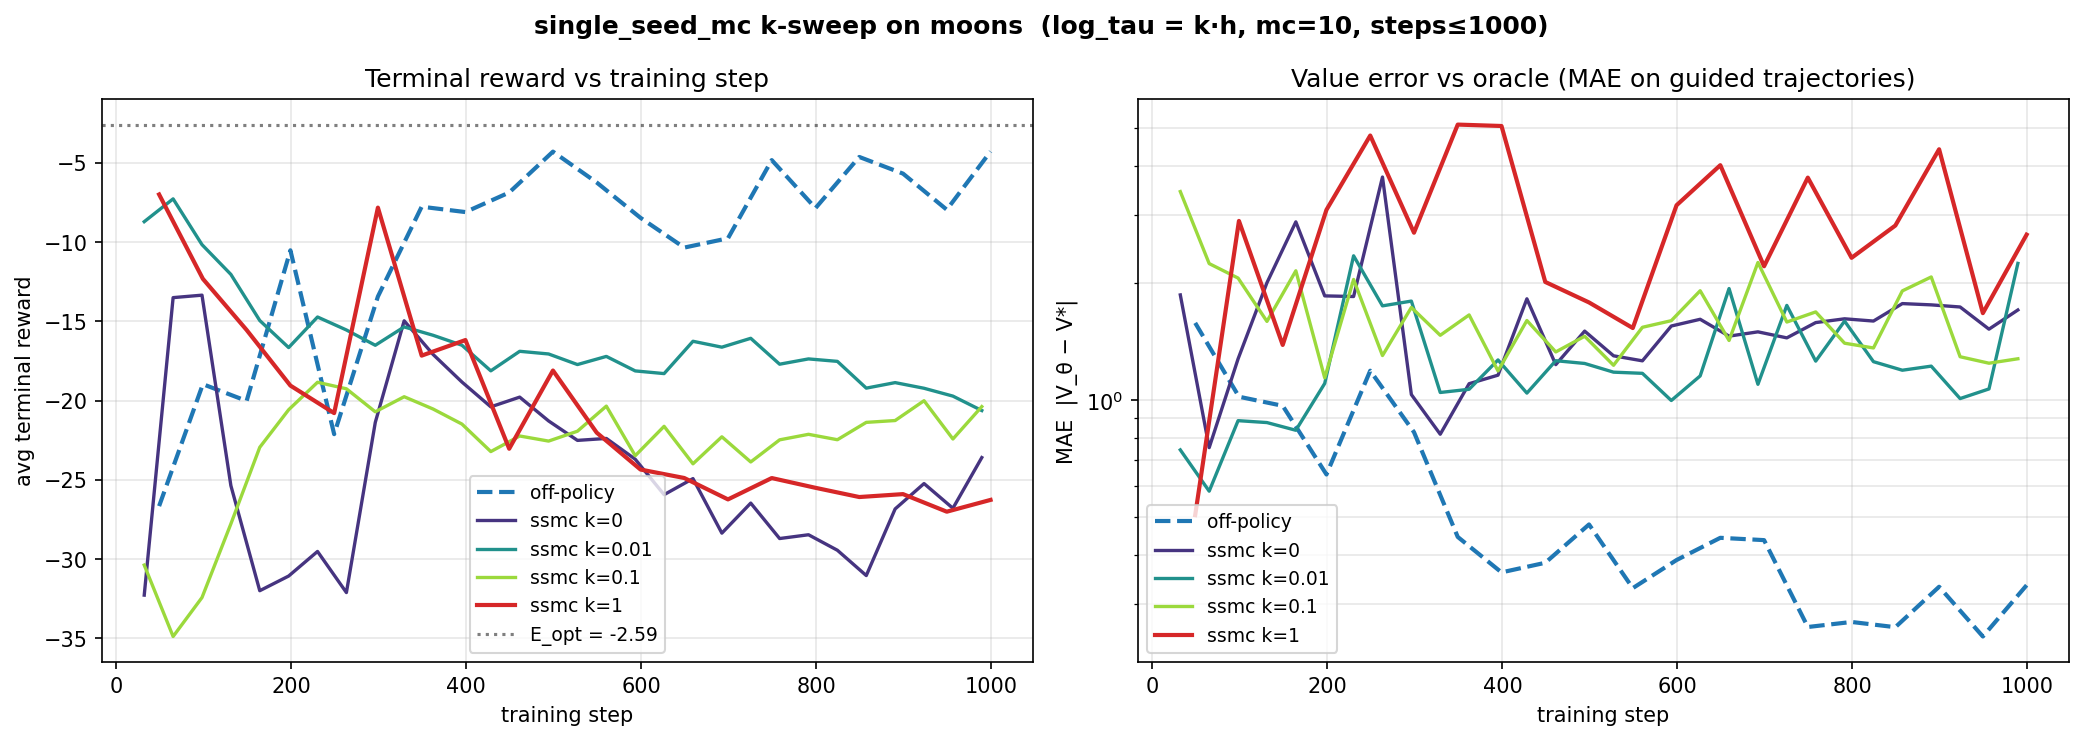

Reproduce this figure in Python.
#!/usr/bin/env python3
"""Geometric k-sweep for single_seed_mc on moons (log_tau = k * h).

Configs (all 1000 steps, BS=256, lr=1e-3, mc=10, n_steps=100):
  - off-policy baseline       (REUSED from lightning_logs/ssmc_vs_offpolicy/offpolicy)
  - single_seed_mc, k = 0.0   (NEW;  log_tau = 0  → uniform SMC weights)
  - single_seed_mc, k = 0.01  (NEW)
  - single_seed_mc, k = 0.1   (NEW)
  - single_seed_mc, k = 1.0   (REUSED from lightning_logs/ssmc_vs_offpolicy/single_seed_mc)

Reused runs are read from prior CSVs and plotted truncated at step ≤ 1000.
"""

import gc
import json
import os
import shutil
import time
from functools import partial
from math import ceil, sqrt

import matplotlib
matplotlib.use("Agg")
import matplotlib.pyplot as plt
import numpy as np
import pandas as pd
import torch
import torch.nn as nn
from einops import reduce
from sklearn.datasets import make_moons
from sklearn.mixture import GaussianMixture
from sklearn.preprocessing import StandardScaler
from torch.utils.data import DataLoader, TensorDataset

import lightning as L
from lightning.pytorch.callbacks import Callback, ModelCheckpoint
from lightning.pytorch.loggers import CSVLogger

from diffusion_rl.models.on_policy import OnPolicySMCDataset, OnPolicyValue
from diffusion_rl.modules.resnet_mlp import ValueNetwork


# ── Moons setup (matches ssmc_vs_offpolicy_sweep) ──────────────────────────
X, _ = make_moons(n_samples=10_000, noise=0.05, random_state=42)
scaler = StandardScaler()
X = scaler.fit_transform(X)
clf = GaussianMixture(n_components=100, covariance_type="spherical")
clf.fit(X)

_means = torch.from_numpy(clf.means_).double()
_sigma2 = torch.from_numpy(clf.covariances_).double()
_weights = torch.from_numpy(clf.weights_).double()
_sigmas = torch.sqrt(_sigma2)[:, None]
_weights_col = _weights[:, None]

D = 2
a = 1.0
c = torch.tensor([1.0, 0.0])
means_np = clf.means_
sigmas_np = np.sqrt(clf.covariances_)
weights_np = clf.weights_


class AV(nn.Module):
    def __init__(self, means, sigma2, weights, a=1.0, c_=None, D_=2):
        super().__init__()
        if c_ is None:
            c_ = torch.tensor([1.0, 0.0])
        self.register_buffer("means", means.float())
        self.register_buffer("sigma2", sigma2.float())
        self.register_buffer("weights", weights.float())
        self.a = a
        self.D = D_
        self.register_buffer("c", c_.float())

    def _log_Z(self, m, v):
        cc = self.c.double()
        d = 1 + 20 * v
        return (
            -self.D / 2 * torch.log(d)
            + (
                -10 * (m**2).sum(-1)
                + 20 * (m * cc).sum(-1)
                + 200 * v * (cc**2).sum()
            )
            / d
            - 10 * (cc**2).sum()
        )

    def forward(self, x, t):
        x = x.double()
        t = t.double().reshape(-1)
        if t.numel() == 1:
            t = t.expand(x.shape[0])
        t_ = t[:, None]
        m = self.means.double()
        s2 = self.sigma2.double()
        w = self.weights.double()
        dk = t_ * s2[None, :] + 2 * self.a * (1 - t_)
        mm = t_[:, :, None] * m[None, :, :]
        d2 = ((x[:, None, :] - mm) ** 2).sum(-1)
        ts = t_ + 1e-40
        lg = -self.D / 2 * torch.log(2 * torch.pi * ts * dk) - d2 / (2 * ts * dk)
        lw = torch.log(w)[None, :]
        lpw = lw + lg - torch.logsumexp(lw + lg, dim=1, keepdim=True)
        tV = 2 * self.a * (1 - t_) * s2[None, :] / dk
        tmu = (
            s2[None, :, None] * x[:, None, :]
            + 2 * self.a * (1 - t_)[:, :, None] * m[None, :, :]
        ) / dk[:, :, None]
        return torch.logsumexp(lpw + self._log_Z(tmu, tV), dim=1).float()


_avm = AV(_means, _sigma2, _weights, a=a, c_=c, D_=D)


def anal_fn(x, t):
    return _avm(x.cpu(), t.cpu()).to(x.device)


def gmm_drift(xt, ts, a_):
    ts = ts.reshape(-1, 1)
    xt_ = xt[..., None]
    means_ = _means.float().to(xt).T[None, ...]
    ts_ = ts[..., None]
    sigmas_ = _sigmas.float().to(xt).T
    weights_ = _weights_col.float().to(xt).T
    denom = 2 * a_ * (1 - ts) + ts * sigmas_**2
    le = -reduce((xt_ - means_ * ts_) ** 2, "n d m -> n m", "sum") / (2 * ts * denom)
    lsf = torch.log(2 * a_ * (1 - ts) / denom) * D / 2
    lrw = torch.log(weights_) + le + lsf
    lw = lrw - torch.logsumexp(lrw, dim=1, keepdim=True)
    lw = torch.where((ts == 0), torch.log(weights_), lw)
    nm = (2 * a_ * (1 - ts_) * means_ + xt_ * sigmas_[None, ...] ** 2) / denom[:, None, :]
    us = (nm - xt[:, :, None]) / (1 - ts[..., None])
    return reduce(torch.exp(lw)[:, None, :] * us, "n d m -> n d", "sum")


DEVICE = "mps" if torch.backends.mps.is_available() else "cpu"


def base_drift(x, t):
    return gmm_drift(x, t if t.ndim >= 1 else t.unsqueeze(0), a).to(dtype=torch.float)


def reward_fn(x):
    return -10 * (x - c.to(x)).square().sum(dim=1)


def make_log_tau(k):
    """Return log_tau(x, t) = k * h(x).  k=0 collapses to constant zero."""
    if k == 0.0:
        def _zero(x, t):
            return torch.zeros(x.shape[0], dtype=x.dtype, device=x.device)
        return _zero

    def _scaled(x, t):
        return k * reward_fn(x)
    return _scaled


def gmm_sample(n):
    k = np.random.choice(len(weights_np), size=n, p=weights_np)
    return means_np[k] + sigmas_np[k, np.newaxis] * np.random.randn(n, D)


with open("experiments/common/analytical_target.json") as f:
    _at = json.load(f)
E_OPT = _at["E_opt"]

all_rewards = reward_fn(torch.from_numpy(X).float())
max_r = all_rewards.max()
bias_val = (
    torch.log(torch.mean(torch.exp(all_rewards - max_r))) + max_r
).item()


# ── Config ─────────────────────────────────────────────────────────────────
LOG_DIR = "lightning_logs/ssmc_k_sweep"
CKPT_DIR = "checkpoints/ssmc_k_sweep"

# Reused (from earlier 3000-step run; we truncate to step ≤ 1000 for the plot).
PRIOR_OFF_CSV = "lightning_logs/ssmc_vs_offpolicy/offpolicy/version_0/metrics.csv"
PRIOR_K1_CSV = "lightning_logs/ssmc_vs_offpolicy/single_seed_mc/version_0/metrics.csv"

TOTAL_STEPS = 1000
BS = 256
LR = 1e-3
EMA_DECAY = 0.999
N_STEPS = 100
MC_SAMPLES = 10
OFF_POLICY_FRAC = 0.0
DS_BATCH_ON = max(1, ceil(32 / MC_SAMPLES))

K_GRID_NEW = [0.0, 0.01, 0.1]   # new runs;  k=1 reused from prior

val_loader = DataLoader(TensorDataset(torch.zeros(1)), batch_size=1)


# ── Trajectory MAE callback ────────────────────────────────────────────────
class TrajCB(Callback):
    def __init__(self, af, n=256, ns=N_STEPS):
        super().__init__()
        self.af = af
        self.n = n
        self.ns = ns

    def on_validation_batch_end(self, trainer, pl, outputs, batch, bi):
        if bi > 0:
            return
        dim = pl.hparams.dim
        dev = pl.device
        n = self.n
        dt = 1.0 / self.ns
        for beta, label in [(0, "base"), (1, "guided")]:
            x = torch.zeros(n, dim, device=dev)
            ax, at = [x], [torch.zeros(n, device=dev)]
            dfn = partial(pl.drift, beta=beta)
            for st in torch.linspace(0, 1, self.ns + 1, device=dev)[:-1]:
                tv = st.expand(n)
                dx = dfn(x, tv) * dt
                db = sqrt(2 * pl.a * dt) * torch.randn_like(x)
                x = x + dx + db
                ax.append(x)
                at.append(torch.full((n,), float(st) + dt, device=dev))
            ax = torch.cat(ax)
            at = torch.cat(at)
            with torch.no_grad():
                vp = pl.value_module(ax, at)
                va = self.af(ax, at)
            err = vp - va
            pl.log(f"traj_avg_mae_{label}", err.abs().mean(), prog_bar=False)


# ── Run new SSMC configs ───────────────────────────────────────────────────
print(f"E_OPT = {E_OPT:.4f}")
print(f"Device: {DEVICE}")
print(f"BS={BS}  LR={LR}  TOTAL_STEPS={TOTAL_STEPS}  N_STEPS={N_STEPS}")
print(f"single_seed_mc: mc={MC_SAMPLES}  off_policy_frac={OFF_POLICY_FRAC}")
print(f"k_new = {K_GRID_NEW};  k=1 reused from prior run")
print()

t_total0 = time.time()

for i, k in enumerate(K_GRID_NEW):
    name = f"ssmc_k{k:g}"
    csv_path = f"{LOG_DIR}/{name}/version_0/metrics.csv"

    if os.path.exists(csv_path):
        df = pd.read_csv(csv_path)
        val = df.dropna(subset=["val_reward_mean"])
        if len(val) > 0 and int(val["step"].max()) >= TOTAL_STEPS - 1:
            print(f"[{i + 1}/{len(K_GRID_NEW)}] {name}: already complete, skipping.")
            continue

    for v in range(3):
        p = f"{LOG_DIR}/{name}/version_{v}"
        if os.path.exists(p):
            shutil.rmtree(p)
    p = f"{CKPT_DIR}/{name}"
    if os.path.exists(p):
        shutil.rmtree(p)

    print(f"\n{'=' * 70}")
    print(f"  [{i + 1}/{len(K_GRID_NEW)}] {name}  (k = {k})")
    print(f"{'=' * 70}")

    t0 = time.time()
    vm = ValueNetwork(D, bias=bias_val)
    model = OnPolicyValue(
        base_score_module=base_drift,
        value_module=vm,
        reward_function=reward_fn,
        dim=D,
        a=a,
        lr=LR,
        loss_type="quad",
        analytical_value_fn=anal_fn,
        ema_decay=EMA_DECAY,
    )
    ds = OnPolicySMCDataset(
        dim=D,
        drift=base_drift,
        value=model.ema,
        smc_value=make_log_tau(k),
        reward=reward_fn,
        device=DEVICE,
        a=a,
        batch_size=DS_BATCH_ON,
        n_steps=N_STEPS,
        mc_samples_per_step=MC_SAMPLES,
        sampling_method="single_seed_mc",
        off_policy_frac=OFF_POLICY_FRAC,
        generating_function=gmm_sample,
    )
    loader = DataLoader(ds, batch_size=BS)
    tcb = TrajCB(anal_fn)
    ccb = ModelCheckpoint(
        dirpath=f"{CKPT_DIR}/{name}",
        save_last=True,
        save_top_k=1,
        monitor="val_reward_mean",
        mode="max",
        filename="best",
    )
    logger = CSVLogger(LOG_DIR, name=name, version=0)
    trainer = L.Trainer(
        max_steps=TOTAL_STEPS,
        val_check_interval=max(1, TOTAL_STEPS // 30),  # ~30 evals
        callbacks=[ccb, tcb],
        logger=logger,
        enable_checkpointing=True,
        enable_progress_bar=True,
    )
    trainer.fit(model, loader, val_dataloaders=val_loader)

    elapsed = (time.time() - t0) / 60
    print(f"  Elapsed: {elapsed:.1f} min  (total so far: {(time.time() - t_total0)/60:.1f} min)")

    del model, vm, trainer, loader, ds
    gc.collect()
    if torch.backends.mps.is_available():
        torch.mps.empty_cache()


# ── Gather (incl. reused) + plot ──────────────────────────────────────────
def truncate_to(df, max_step):
    return df[df["step"] <= max_step]


def load_curves(name, csv_path, max_step=TOTAL_STEPS):
    if not os.path.exists(csv_path):
        return None, None
    df = pd.read_csv(csv_path)
    df = truncate_to(df, max_step)
    val = df.dropna(subset=["val_reward_mean"])
    mae = df.dropna(subset=["traj_avg_mae_guided"])
    return val, mae


configs = [
    {"name": "off-policy",         "csv": PRIOR_OFF_CSV, "color": "#1f77b4", "ls": "--", "lw": 2.0},
]
for k in K_GRID_NEW:
    configs.append({
        "name": f"ssmc k={k:g}",
        "csv": f"{LOG_DIR}/ssmc_k{k:g}/version_0/metrics.csv",
        "color": None,
        "ls": "-",
        "lw": 1.6,
    })
configs.append({"name": "ssmc k=1", "csv": PRIOR_K1_CSV, "color": "#d62728", "ls": "-", "lw": 2.0})

# Assign colors for the new k values (gradient blue→red as k grows).
new_colors = plt.cm.viridis(np.linspace(0.15, 0.85, len(K_GRID_NEW)))
ci = 0
for cfg in configs:
    if cfg["color"] is None:
        cfg["color"] = new_colors[ci]
        ci += 1


print(f"\n{'=' * 70}\n  RESULTS (truncated to step ≤ {TOTAL_STEPS},  E_OPT = {E_OPT:.4f})\n{'=' * 70}")
summary = {}
for cfg in configs:
    val, mae = load_curves(cfg["name"], cfg["csv"])
    if val is None or len(val) == 0:
        print(f"  {cfg['name']:<20}  (no metrics)")
        continue
    best = float(val["val_reward_mean"].max())
    final = float(val["val_reward_mean"].iloc[-1])
    final_mae = float(mae["traj_avg_mae_guided"].iloc[-1]) if len(mae) else float("nan")
    summary[cfg["name"]] = {"best": best, "final": final, "guided_mae": final_mae}
    print(f"  {cfg['name']:<20} best={best:>7.3f}  final={final:>7.3f}  guided_MAE={final_mae:>6.3f}")

# Plot
fig, axes = plt.subplots(1, 2, figsize=(14, 5))
fig.suptitle(
    f"single_seed_mc k-sweep on moons  (log_tau = k·h, mc={MC_SAMPLES}, "
    f"steps≤{TOTAL_STEPS})",
    fontsize=12,
    fontweight="bold",
)

# Left: terminal reward
ax = axes[0]
ax.set_title("Terminal reward vs training step")
for cfg in configs:
    val, _ = load_curves(cfg["name"], cfg["csv"])
    if val is None or len(val) == 0:
        continue
    ax.plot(val["step"], val["val_reward_mean"],
            color=cfg["color"], ls=cfg["ls"], lw=cfg["lw"], label=cfg["name"])
ax.axhline(E_OPT, color="black", ls=":", alpha=0.5, label=f"E_opt = {E_OPT:.2f}")
ax.set_xlabel("training step")
ax.set_ylabel("avg terminal reward")
ax.legend(fontsize=9)
ax.grid(True, alpha=0.3)

# Right: value MAE on guided trajectories (log scale)
ax = axes[1]
ax.set_title("Value error vs oracle (MAE on guided trajectories)")
for cfg in configs:
    _, mae = load_curves(cfg["name"], cfg["csv"])
    if mae is None or len(mae) == 0:
        continue
    ax.plot(mae["step"], mae["traj_avg_mae_guided"],
            color=cfg["color"], ls=cfg["ls"], lw=cfg["lw"], label=cfg["name"])
ax.set_xlabel("training step")
ax.set_ylabel("MAE  |V_θ − V*|")
ax.set_yscale("log")
ax.legend(fontsize=9)
ax.grid(True, alpha=0.3, which="both")

plt.tight_layout()
out = "experiments/misc/2026-05-28_ssmc_sweeps/ssmc_k_sweep.png"
plt.savefig(out, dpi=150, bbox_inches="tight")
print(f"\nSaved plot: {out}")

with open("experiments/misc/2026-05-28_ssmc_sweeps/ssmc_k_sweep_results.json", "w") as f:
    json.dump(
        {
            "config": {
                "TOTAL_STEPS": TOTAL_STEPS,
                "BS": BS,
                "LR": LR,
                "MC_SAMPLES": MC_SAMPLES,
                "OFF_POLICY_FRAC": OFF_POLICY_FRAC,
                "K_GRID_NEW": K_GRID_NEW,
                "E_OPT": E_OPT,
            },
            "summary": summary,
        },
        f,
        indent=2,
    )

print(f"\nTotal elapsed: {(time.time() - t_total0)/60:.1f} min")
print("Done.")
